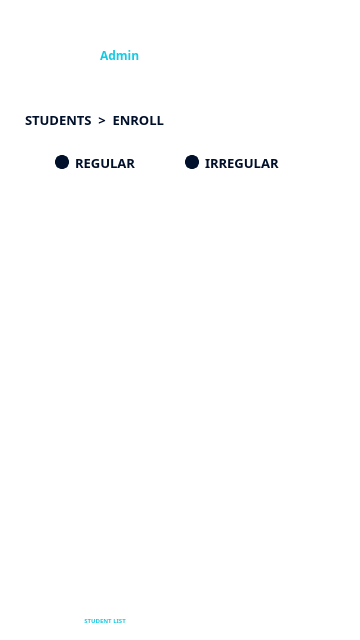
<?xml version="1.0" encoding="UTF-8"?>
<ui version="4.0">
 <class>Admin_Students_Enroll</class>
 <widget class="QMainWindow" name="Admin_Students_Enroll">
  <property name="geometry">
   <rect>
    <x>0</x>
    <y>0</y>
    <width>360</width>
    <height>640</height>
   </rect>
  </property>
  <property name="windowTitle">
   <string>Admin Students Enroll</string>
  </property>
  <property name="windowIcon">
   <iconset resource="resources.qrc">
    <normaloff>:/res/assets/presence_logo.png</normaloff>:/res/assets/presence_logo.png</iconset>
  </property>
  <widget class="QWidget" name="centralwidget">
   <property name="styleSheet">
    <string notr="true">QWidget #centralwidget {
	background-color: #FFFFFF;
}</string>
   </property>
   <widget class="QGroupBox" name="headerGroup">
    <property name="geometry">
     <rect>
      <x>0</x>
      <y>0</y>
      <width>360</width>
      <height>100</height>
     </rect>
    </property>
    <property name="styleSheet">
     <string notr="true">QGroupBox {
	border: 0px;
	border-radius: 0px;
}</string>
    </property>
    <property name="title">
     <string/>
    </property>
    <widget class="QLabel" name="headerHud">
     <property name="geometry">
      <rect>
       <x>0</x>
       <y>0</y>
       <width>360</width>
       <height>100</height>
      </rect>
     </property>
     <property name="styleSheet">
      <string notr="true"/>
     </property>
     <property name="text">
      <string/>
     </property>
     <property name="pixmap">
      <pixmap resource="resources.qrc">:/res/assets/header_short.png</pixmap>
     </property>
    </widget>
    <widget class="QPushButton" name="backButton">
     <property name="geometry">
      <rect>
       <x>15</x>
       <y>15</y>
       <width>30</width>
       <height>30</height>
      </rect>
     </property>
     <property name="styleSheet">
      <string notr="true">QPushButton {
	border: 0px;
	border-radius: 0px;
	background: none;
}</string>
     </property>
     <property name="text">
      <string/>
     </property>
     <property name="icon">
      <iconset resource="resources.qrc">
       <normaloff>:/res/assets/back.png</normaloff>:/res/assets/back.png</iconset>
     </property>
     <property name="iconSize">
      <size>
       <width>30</width>
       <height>30</height>
      </size>
     </property>
     <property name="flat">
      <bool>true</bool>
     </property>
    </widget>
    <widget class="QLabel" name="avatarLabel">
     <property name="geometry">
      <rect>
       <x>50</x>
       <y>30</y>
       <width>40</width>
       <height>40</height>
      </rect>
     </property>
     <property name="text">
      <string/>
     </property>
     <property name="pixmap">
      <pixmap resource="resources.qrc">:/res/assets/cict_avatar.png</pixmap>
     </property>
     <property name="alignment">
      <set>Qt::AlignCenter</set>
     </property>
    </widget>
    <widget class="QLabel" name="adminTitleLabel">
     <property name="geometry">
      <rect>
       <x>100</x>
       <y>30</y>
       <width>180</width>
       <height>20</height>
      </rect>
     </property>
     <property name="styleSheet">
      <string notr="true">QLabel {
	color: #FFFFFF;
	font-family: Poppins;
	font-size: 12px;
	font-style: normal;
	font-weight: 700;
	line-height: normal;
}</string>
     </property>
     <property name="text">
      <string>ADMIN</string>
     </property>
    </widget>
    <widget class="QLabel" name="adminIdLabel">
     <property name="geometry">
      <rect>
       <x>100</x>
       <y>45</y>
       <width>180</width>
       <height>20</height>
      </rect>
     </property>
     <property name="styleSheet">
      <string notr="true">QLabel {
	color: #15CAE3;
	font-family: Poppins;
	font-size: 12px;
	font-style: normal;
	font-weight: 500;
	line-height: normal;
}</string>
     </property>
     <property name="text">
      <string>Admin</string>
     </property>
    </widget>
    <widget class="QLabel" name="dateLabel">
     <property name="geometry">
      <rect>
       <x>250</x>
       <y>10</y>
       <width>90</width>
       <height>20</height>
      </rect>
     </property>
     <property name="font">
      <font>
       <family>Poppins</family>
       <pointsize>-1</pointsize>
       <italic>false</italic>
       <fontweight>Light</fontweight>
      </font>
     </property>
     <property name="styleSheet">
      <string notr="true">QLabel {
	color: #FFFFFF;
	text-align: right;
	font-family: Poppins;
	font-size: 9px;
	font-style: normal;
	font-weight: 300;
	line-height: normal;
}</string>
     </property>
     <property name="text">
      <string>Date&lt;?&gt;</string>
     </property>
     <property name="alignment">
      <set>Qt::AlignRight|Qt::AlignTrailing|Qt::AlignVCenter</set>
     </property>
    </widget>
    <widget class="QLabel" name="timeLabel">
     <property name="geometry">
      <rect>
       <x>250</x>
       <y>20</y>
       <width>90</width>
       <height>20</height>
      </rect>
     </property>
     <property name="styleSheet">
      <string notr="true">QLabel {
	color: #FFFFFF;
	text-align: right;
	font-family: Poppins;
	font-size: 11px;
	font-style: normal;
	font-weight: 500;
	line-height: normal;
}</string>
     </property>
     <property name="text">
      <string>Time&lt;?&gt;</string>
     </property>
     <property name="alignment">
      <set>Qt::AlignRight|Qt::AlignTrailing|Qt::AlignVCenter</set>
     </property>
    </widget>
   </widget>
   <widget class="QGroupBox" name="footerGroup">
    <property name="geometry">
     <rect>
      <x>0</x>
      <y>570</y>
      <width>360</width>
      <height>70</height>
     </rect>
    </property>
    <property name="styleSheet">
     <string notr="true">QGroupBox {
	border: 0px;
	border-radius: 0px;
}</string>
    </property>
    <property name="title">
     <string/>
    </property>
    <widget class="QLabel" name="footerHud">
     <property name="geometry">
      <rect>
       <x>10</x>
       <y>10</y>
       <width>340</width>
       <height>60</height>
      </rect>
     </property>
     <property name="text">
      <string/>
     </property>
     <property name="pixmap">
      <pixmap resource="resources.qrc">:/res/assets/footer.png</pixmap>
     </property>
     <property name="alignment">
      <set>Qt::AlignCenter</set>
     </property>
    </widget>
    <widget class="QPushButton" name="studentListButton">
     <property name="geometry">
      <rect>
       <x>90</x>
       <y>17</y>
       <width>30</width>
       <height>30</height>
      </rect>
     </property>
     <property name="styleSheet">
      <string notr="true">QPushButton {
	border: 0px;
	border-radius: 0px;
	background: none;
}</string>
     </property>
     <property name="text">
      <string/>
     </property>
     <property name="icon">
      <iconset resource="resources.qrc">
       <normaloff>:/res/assets/home_selected.png</normaloff>:/res/assets/home_selected.png</iconset>
     </property>
     <property name="iconSize">
      <size>
       <width>25</width>
       <height>25</height>
      </size>
     </property>
     <property name="flat">
      <bool>true</bool>
     </property>
    </widget>
    <widget class="QLabel" name="studentListLabel">
     <property name="geometry">
      <rect>
       <x>75</x>
       <y>42</y>
       <width>60</width>
       <height>16</height>
      </rect>
     </property>
     <property name="styleSheet">
      <string notr="true">QLabel {
	color: #15CAE3;
	text-align: center;
	font-family: Poppins;
	font-size: 6px;
	font-style: normal;
	font-weight: 500;
	line-height: normal;
}</string>
     </property>
     <property name="text">
      <string>STUDENT LIST</string>
     </property>
     <property name="alignment">
      <set>Qt::AlignCenter</set>
     </property>
    </widget>
    <widget class="QPushButton" name="classListButton">
     <property name="geometry">
      <rect>
       <x>165</x>
       <y>17</y>
       <width>30</width>
       <height>30</height>
      </rect>
     </property>
     <property name="styleSheet">
      <string notr="true">QPushButton {
	border: 0px;
	border-radius: 0px;
	background: none;
}</string>
     </property>
     <property name="text">
      <string/>
     </property>
     <property name="icon">
      <iconset resource="resources.qrc">
       <normaloff>:/res/assets/class_list_unselected.png</normaloff>:/res/assets/class_list_unselected.png</iconset>
     </property>
     <property name="iconSize">
      <size>
       <width>25</width>
       <height>25</height>
      </size>
     </property>
     <property name="flat">
      <bool>true</bool>
     </property>
    </widget>
    <widget class="QLabel" name="classListLabel">
     <property name="geometry">
      <rect>
       <x>150</x>
       <y>42</y>
       <width>60</width>
       <height>16</height>
      </rect>
     </property>
     <property name="styleSheet">
      <string notr="true">QLabel {
	color: #FFFFFF;
	text-align: center;
	font-family: Poppins;
	font-size: 6px;
	font-style: normal;
	font-weight: 500;
	line-height: normal;
}</string>
     </property>
     <property name="text">
      <string>CLASS LIST</string>
     </property>
     <property name="alignment">
      <set>Qt::AlignCenter</set>
     </property>
    </widget>
    <widget class="QPushButton" name="lecturerListButton">
     <property name="geometry">
      <rect>
       <x>240</x>
       <y>17</y>
       <width>30</width>
       <height>30</height>
      </rect>
     </property>
     <property name="styleSheet">
      <string notr="true">QPushButton {
	border: 0px;
	border-radius: 0px;
	background: none;
}</string>
     </property>
     <property name="text">
      <string/>
     </property>
     <property name="icon">
      <iconset resource="resources.qrc">
       <normaloff>:/res/assets/lecturer_unselected.png</normaloff>:/res/assets/lecturer_unselected.png</iconset>
     </property>
     <property name="iconSize">
      <size>
       <width>25</width>
       <height>25</height>
      </size>
     </property>
     <property name="flat">
      <bool>true</bool>
     </property>
    </widget>
    <widget class="QLabel" name="lecturerListLabel">
     <property name="geometry">
      <rect>
       <x>225</x>
       <y>42</y>
       <width>60</width>
       <height>16</height>
      </rect>
     </property>
     <property name="styleSheet">
      <string notr="true">QLabel {
	color: #FFFFFF;
	text-align: center;
	font-family: Poppins;
	font-size: 6px;
	font-style: normal;
	font-weight: 500;
	line-height: normal;
}</string>
     </property>
     <property name="text">
      <string>LECTURER LIST</string>
     </property>
     <property name="alignment">
      <set>Qt::AlignCenter</set>
     </property>
    </widget>
   </widget>
   <widget class="QLabel" name="titleLabel">
    <property name="geometry">
     <rect>
      <x>25</x>
      <y>110</y>
      <width>180</width>
      <height>20</height>
     </rect>
    </property>
    <property name="styleSheet">
     <string notr="true">QLabel {
	color: #000F2A;
	font-family: Poppins;
	font-size: 13px;
	font-style: normal;
	font-weight: 700;
	line-height: normal;
}</string>
    </property>
    <property name="text">
     <string>STUDENTS  &gt;  ENROLL</string>
    </property>
   </widget>
   <widget class="QGroupBox" name="inputDataGroup">
    <property name="geometry">
     <rect>
      <x>25</x>
      <y>130</y>
      <width>310</width>
      <height>440</height>
     </rect>
    </property>
    <property name="styleSheet">
     <string notr="true">QGroupBox {
	border: 0px;
	border-radius: 0px;
}</string>
    </property>
    <property name="title">
     <string/>
    </property>
    <widget class="QPushButton" name="confirmButton">
     <property name="geometry">
      <rect>
       <x>50</x>
       <y>400</y>
       <width>210</width>
       <height>40</height>
      </rect>
     </property>
     <property name="styleSheet">
      <string notr="true">QPushButton {
	border: 0px;
	border-radius: 0px;
	background: none;
}</string>
     </property>
     <property name="text">
      <string/>
     </property>
     <property name="icon">
      <iconset resource="resources.qrc">
       <normaloff>:/res/assets/confirm.png</normaloff>:/res/assets/confirm.png</iconset>
     </property>
     <property name="iconSize">
      <size>
       <width>300</width>
       <height>50</height>
      </size>
     </property>
     <property name="flat">
      <bool>true</bool>
     </property>
    </widget>
    <widget class="QGroupBox" name="isRegularGroup">
     <property name="geometry">
      <rect>
       <x>10</x>
       <y>10</y>
       <width>290</width>
       <height>40</height>
      </rect>
     </property>
     <property name="styleSheet">
      <string notr="true">QGroupBox {
	border: 0px;
	border-radius: 0px;
}</string>
     </property>
     <property name="title">
      <string/>
     </property>
     <widget class="QRadioButton" name="regularRadio">
      <property name="geometry">
       <rect>
        <x>20</x>
        <y>10</y>
        <width>120</width>
        <height>25</height>
       </rect>
      </property>
      <property name="styleSheet">
       <string notr="true">QRadioButton {
	color: #000F2A;
	font-family: Poppins;
	font-size: 13px;
	font-style: normal;
	font-weight: 500;
	line-height: normal;
}

QRadioButton::indicator {
	background: #000F2A;
	border-radius: 7px;
	border: 3px solid #000F2A;
}

QRadioButton::indicator:checked {
	background: #D9D9D9;
	border-radius: 7px;
}</string>
      </property>
      <property name="text">
       <string>REGULAR</string>
      </property>
     </widget>
     <widget class="QRadioButton" name="irregularRadio">
      <property name="geometry">
       <rect>
        <x>150</x>
        <y>10</y>
        <width>120</width>
        <height>25</height>
       </rect>
      </property>
      <property name="styleSheet">
       <string notr="true">QRadioButton {
	color: #000F2A;
	font-family: Poppins;
	font-size: 13px;
	font-style: normal;
	font-weight: 500;
	line-height: normal;
}

QRadioButton::indicator {
	background: #000F2A;
	border-radius: 7px;
	border: 3px solid #000F2A;
}

QRadioButton::indicator:checked {
	background: #D9D9D9;
	border-radius: 7px;
}</string>
      </property>
      <property name="text">
       <string>IRREGULAR</string>
      </property>
     </widget>
    </widget>
    <widget class="QGroupBox" name="studentIdGroup">
     <property name="geometry">
      <rect>
       <x>0</x>
       <y>60</y>
       <width>310</width>
       <height>40</height>
      </rect>
     </property>
     <property name="title">
      <string/>
     </property>
     <widget class="QLabel" name="studentIdHud">
      <property name="geometry">
       <rect>
        <x>0</x>
        <y>0</y>
        <width>310</width>
        <height>40</height>
       </rect>
      </property>
      <property name="text">
       <string/>
      </property>
      <property name="pixmap">
       <pixmap resource="resources.qrc">:/res/assets/data_field_long.png</pixmap>
      </property>
      <property name="alignment">
       <set>Qt::AlignCenter</set>
      </property>
     </widget>
     <widget class="QLineEdit" name="studentIdTextbox">
      <property name="geometry">
       <rect>
        <x>10</x>
        <y>0</y>
        <width>290</width>
        <height>30</height>
       </rect>
      </property>
      <property name="styleSheet">
       <string notr="true">QLineEdit {
	background-color: transparent;
	border: 0px;
	color: #FFFFFF;
	font-family: Poppins;
	font-size: 12px;
	font-style: normal;
	font-weight: 500;
	line-height: normal;
}</string>
      </property>
      <property name="maxLength">
       <number>9</number>
      </property>
      <property name="placeholderText">
       <string>Student No.</string>
      </property>
     </widget>
    </widget>
    <widget class="QGroupBox" name="lastNameGroup">
     <property name="geometry">
      <rect>
       <x>0</x>
       <y>100</y>
       <width>310</width>
       <height>40</height>
      </rect>
     </property>
     <property name="title">
      <string/>
     </property>
     <widget class="QLabel" name="lastNameHud">
      <property name="geometry">
       <rect>
        <x>0</x>
        <y>0</y>
        <width>310</width>
        <height>40</height>
       </rect>
      </property>
      <property name="text">
       <string/>
      </property>
      <property name="pixmap">
       <pixmap resource="resources.qrc">:/res/assets/data_field_long.png</pixmap>
      </property>
      <property name="alignment">
       <set>Qt::AlignCenter</set>
      </property>
     </widget>
     <widget class="QLineEdit" name="lastNameTextbox">
      <property name="geometry">
       <rect>
        <x>10</x>
        <y>0</y>
        <width>290</width>
        <height>30</height>
       </rect>
      </property>
      <property name="styleSheet">
       <string notr="true">QLineEdit {
	background-color: transparent;
	border: 0px;
	color: #FFFFFF;
	font-family: Poppins;
	font-size: 12px;
	font-style: normal;
	font-weight: 500;
	line-height: normal;
}</string>
      </property>
      <property name="maxLength">
       <number>255</number>
      </property>
      <property name="placeholderText">
       <string>Last Name</string>
      </property>
     </widget>
    </widget>
    <widget class="QGroupBox" name="firstNameGroup">
     <property name="geometry">
      <rect>
       <x>0</x>
       <y>140</y>
       <width>310</width>
       <height>40</height>
      </rect>
     </property>
     <property name="title">
      <string/>
     </property>
     <widget class="QLabel" name="firstNameHud">
      <property name="geometry">
       <rect>
        <x>0</x>
        <y>0</y>
        <width>310</width>
        <height>40</height>
       </rect>
      </property>
      <property name="text">
       <string/>
      </property>
      <property name="pixmap">
       <pixmap resource="resources.qrc">:/res/assets/data_field_long.png</pixmap>
      </property>
      <property name="alignment">
       <set>Qt::AlignCenter</set>
      </property>
     </widget>
     <widget class="QLineEdit" name="firstNameTextbox">
      <property name="geometry">
       <rect>
        <x>10</x>
        <y>0</y>
        <width>290</width>
        <height>30</height>
       </rect>
      </property>
      <property name="styleSheet">
       <string notr="true">QLineEdit {
	background-color: transparent;
	border: 0px;
	color: #FFFFFF;
	font-family: Poppins;
	font-size: 12px;
	font-style: normal;
	font-weight: 500;
	line-height: normal;
}</string>
      </property>
      <property name="maxLength">
       <number>255</number>
      </property>
      <property name="placeholderText">
       <string>First Name</string>
      </property>
     </widget>
    </widget>
    <widget class="QGroupBox" name="collegeGroup">
     <property name="geometry">
      <rect>
       <x>0</x>
       <y>190</y>
       <width>310</width>
       <height>40</height>
      </rect>
     </property>
     <property name="title">
      <string/>
     </property>
     <widget class="QLabel" name="collegeHud">
      <property name="geometry">
       <rect>
        <x>0</x>
        <y>0</y>
        <width>310</width>
        <height>40</height>
       </rect>
      </property>
      <property name="text">
       <string/>
      </property>
      <property name="pixmap">
       <pixmap resource="resources.qrc">:/res/assets/data_field_long.png</pixmap>
      </property>
      <property name="alignment">
       <set>Qt::AlignCenter</set>
      </property>
     </widget>
     <widget class="QComboBox" name="collegeCombobox">
      <property name="geometry">
       <rect>
        <x>7</x>
        <y>0</y>
        <width>296</width>
        <height>32</height>
       </rect>
      </property>
      <property name="styleSheet">
       <string notr="true">QComboBox {
	background-color: transparent;
	border: 0px;
	color: #FFFFFF;
	font-family: Poppins;
	font-size: 10px;
	font-style: normal;
	font-weight: 500;
	line-height: normal;
}

QComboBox QAbstractItemView {
    background-color: #000F2A;
}

QComboBox QScrollBar:vertical {
    background-color: #000F2A;
	width: 12px;
}

QComboBox QScrollBar::handle:vertical {
    background-color: #FFFFFF;
}

QComboBox QScrollBar::add-line:vertical,
QComboBox QScrollBar::sub-line:vertical {
    border: none;
    background: none;
    height: 0px;
}

QComboBox QScrollBar::add-page:vertical,
QComboBox QScrollBar::sub-page:vertical {
    background-color: #000F2A;
	background: none;
	border-style: solid;
}</string>
      </property>
      <property name="placeholderText">
       <string>College</string>
      </property>
     </widget>
    </widget>
    <widget class="QGroupBox" name="programGroup">
     <property name="geometry">
      <rect>
       <x>0</x>
       <y>230</y>
       <width>310</width>
       <height>40</height>
      </rect>
     </property>
     <property name="title">
      <string/>
     </property>
     <widget class="QLabel" name="programHud">
      <property name="geometry">
       <rect>
        <x>0</x>
        <y>0</y>
        <width>310</width>
        <height>40</height>
       </rect>
      </property>
      <property name="text">
       <string/>
      </property>
      <property name="pixmap">
       <pixmap resource="resources.qrc">:/res/assets/data_field_long.png</pixmap>
      </property>
      <property name="alignment">
       <set>Qt::AlignCenter</set>
      </property>
     </widget>
     <widget class="QComboBox" name="programCombobox">
      <property name="geometry">
       <rect>
        <x>7</x>
        <y>0</y>
        <width>296</width>
        <height>32</height>
       </rect>
      </property>
      <property name="styleSheet">
       <string notr="true">QComboBox {
	background-color: transparent;
	border: 0px;
	color: #FFFFFF;
	font-family: Poppins;
	font-size: 10px;
	font-style: normal;
	font-weight: 500;
	line-height: normal;
}

QComboBox QAbstractItemView {
    background-color: #000F2A;
}

QComboBox QScrollBar:vertical {
    background-color: #000F2A;
	width: 12px;
}

QComboBox QScrollBar::handle:vertical {
    background-color: #FFFFFF;
}

QComboBox QScrollBar::add-line:vertical,
QComboBox QScrollBar::sub-line:vertical {
    border: none;
    background: none;
    height: 0px;
}

QComboBox QScrollBar::add-page:vertical,
QComboBox QScrollBar::sub-page:vertical {
    background-color: #000F2A;
	background: none;
	border-style: solid;
}</string>
      </property>
      <property name="placeholderText">
       <string>Program</string>
      </property>
     </widget>
    </widget>
    <widget class="QGroupBox" name="yearGroup">
     <property name="geometry">
      <rect>
       <x>0</x>
       <y>270</y>
       <width>150</width>
       <height>40</height>
      </rect>
     </property>
     <property name="title">
      <string/>
     </property>
     <widget class="QLabel" name="yearHud">
      <property name="geometry">
       <rect>
        <x>0</x>
        <y>0</y>
        <width>150</width>
        <height>40</height>
       </rect>
      </property>
      <property name="text">
       <string/>
      </property>
      <property name="pixmap">
       <pixmap resource="resources.qrc">:/res/assets/data_field_medium.png</pixmap>
      </property>
      <property name="alignment">
       <set>Qt::AlignCenter</set>
      </property>
     </widget>
     <widget class="QComboBox" name="yearCombobox">
      <property name="geometry">
       <rect>
        <x>7</x>
        <y>0</y>
        <width>136</width>
        <height>32</height>
       </rect>
      </property>
      <property name="styleSheet">
       <string notr="true">QComboBox {
	background-color: transparent;
	border: 0px;
	color: #FFFFFF;
	font-family: Poppins;
	font-size: 12px;
	font-style: normal;
	font-weight: 500;
	line-height: normal;
}

QComboBox QAbstractItemView {
    background-color: #000F2A;
}

QComboBox QScrollBar:vertical {
    background-color: #000F2A;
	width: 8px;
}

QComboBox QScrollBar::handle:vertical {
    background-color: #FFFFFF;
}

QComboBox QScrollBar::add-line:vertical,
QComboBox QScrollBar::sub-line:vertical {
    border: none;
    background: none;
    height: 0px;
}

QComboBox QScrollBar::add-page:vertical,
QComboBox QScrollBar::sub-page:vertical {
    background-color: #000F2A;
	background: none;
	border-style: solid;
}</string>
      </property>
      <property name="placeholderText">
       <string>Year</string>
      </property>
     </widget>
    </widget>
    <widget class="QGroupBox" name="sectionGroup">
     <property name="geometry">
      <rect>
       <x>160</x>
       <y>270</y>
       <width>150</width>
       <height>40</height>
      </rect>
     </property>
     <property name="title">
      <string/>
     </property>
     <widget class="QLabel" name="sectionHud">
      <property name="geometry">
       <rect>
        <x>0</x>
        <y>0</y>
        <width>150</width>
        <height>40</height>
       </rect>
      </property>
      <property name="text">
       <string/>
      </property>
      <property name="pixmap">
       <pixmap resource="resources.qrc">:/res/assets/data_field_medium.png</pixmap>
      </property>
      <property name="alignment">
       <set>Qt::AlignCenter</set>
      </property>
     </widget>
     <widget class="QComboBox" name="sectionCombobox">
      <property name="geometry">
       <rect>
        <x>7</x>
        <y>0</y>
        <width>136</width>
        <height>32</height>
       </rect>
      </property>
      <property name="styleSheet">
       <string notr="true">QComboBox {
	background-color: transparent;
	border: 0px;
	color: #FFFFFF;
	font-family: Poppins;
	font-size: 12px;
	font-style: normal;
	font-weight: 500;
	line-height: normal;
}

QComboBox QAbstractItemView {
    background-color: #000F2A;
}

QComboBox QScrollBar:vertical {
    background-color: #000F2A;
	width: 8px;
}

QComboBox QScrollBar::handle:vertical {
    background-color: #FFFFFF;
}

QComboBox QScrollBar::add-line:vertical,
QComboBox QScrollBar::sub-line:vertical {
    border: none;
    background: none;
    height: 0px;
}

QComboBox QScrollBar::add-page:vertical,
QComboBox QScrollBar::sub-page:vertical {
    background-color: #000F2A;
	background: none;
	border-style: solid;
}</string>
      </property>
      <property name="placeholderText">
       <string>Section</string>
      </property>
     </widget>
    </widget>
    <widget class="QLabel" name="errorLabel">
     <property name="enabled">
      <bool>true</bool>
     </property>
     <property name="geometry">
      <rect>
       <x>0</x>
       <y>380</y>
       <width>310</width>
       <height>20</height>
      </rect>
     </property>
     <property name="styleSheet">
      <string notr="true">QLabel {
	background: none;
	color: #FF003D;
	font-family: Poppins;
	font-size: 10px;
	font-style: normal;
	font-weight: 600;
	line-height: normal;
}</string>
     </property>
     <property name="text">
      <string/>
     </property>
     <property name="alignment">
      <set>Qt::AlignCenter</set>
     </property>
    </widget>
   </widget>
  </widget>
 </widget>
 <resources>
  <include location="resources.qrc"/>
 </resources>
 <connections/>
</ui>
